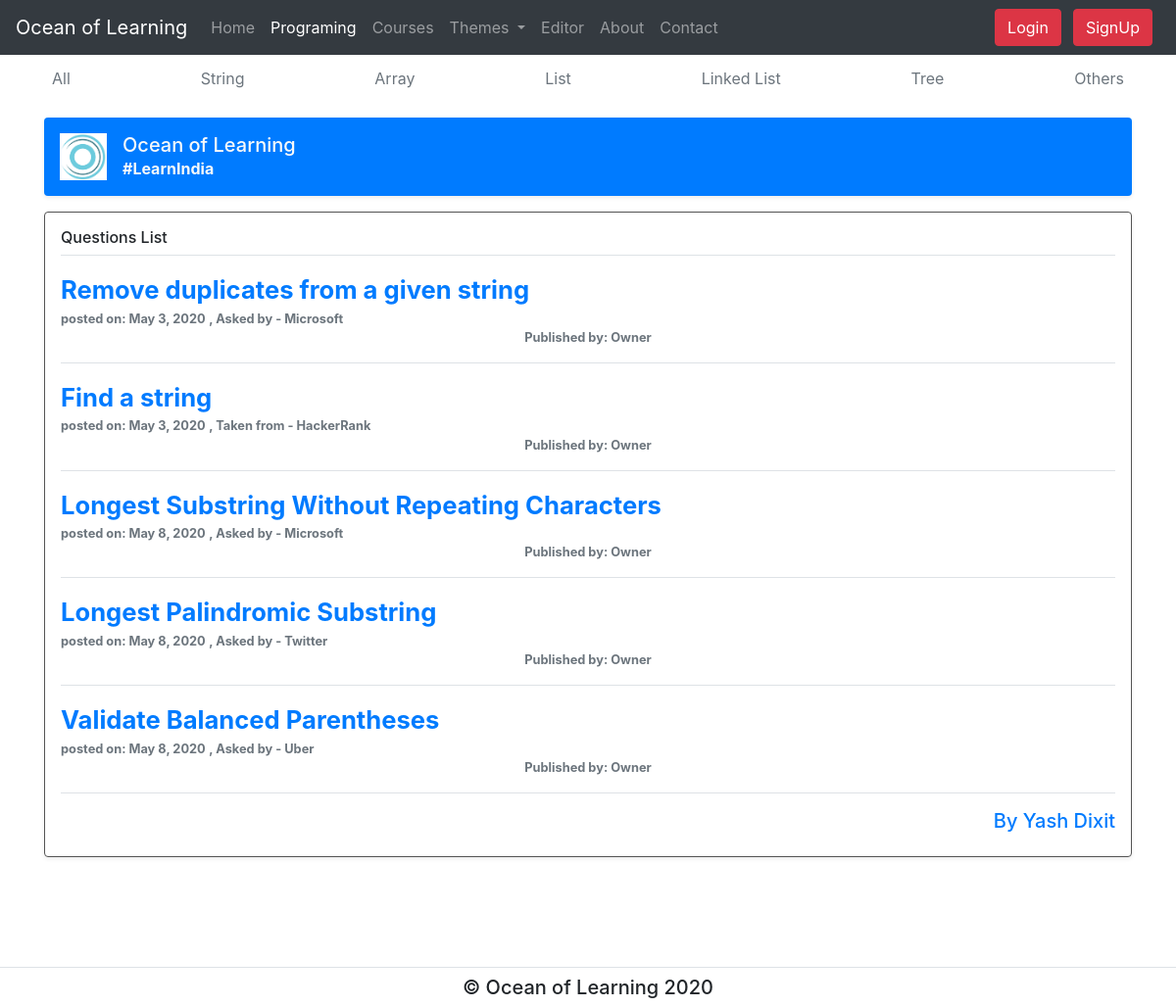
Page /programming/category/String on the committed database.
### programming/models.py (models this page shows, shortened)
class Program(models.Model):
    pro_id = models.AutoField(primary_key=True)
    name = models.CharField(max_length=50)
    category = models.CharField(choices=CATEGORY_CHOICES, max_length=20)
    description = models.TextField(max_length=10000)
    recommended = models.CharField(max_length=50)
    asked = models.CharField(max_length=50)
    answer = models.TextField(max_length=2000, default="")
    Input = models.TextField(max_length=1000)
    Output = models.TextField(max_length=1000)
    starting_point = models.TextField(max_length=500, default="")
    pub_date = models.DateField()
    slug = models.SlugField(blank=True, null=True)
    class Meta:
        verbose_name = 'Program'
        verbose_name_plural = 'Programs'

### programming/views.py (the view)
# urls.py: path('category/<str:category>', views.pro_category, name='pro_category'),
def pro_category(request, category):
    prog = Program.objects.all().filter(category=category)
    pro = {"program": prog}
    return render(request, 'programming/category.html', pro)

### programming/templates/programming/category.html (shortened to what this page needs)
{% extends 'learn/base.html' %}
{% block proactive %} active {% endblock proactive %}
{% block body %} {% load static %}
<div class="container">
  <div class="nav-scroller py-1 mb-2">
    <nav class="nav d-flex justify-content-between">
      <a class="p-2 text-muted" href="{%url 'programming:pro_list' %}">All</a>
      <a class="p-2 text-muted" href="{% url 'programming:pro_category' 'String' %}">String</a>
      <a class="p-2 text-muted" href="{% url 'programming:pro_category' 'Array' %}">Array</a>
      <a class="p-2 text-muted" href="{% url 'programming:pro_category' 'List' %}">List</a>
      <a class="p-2 text-muted" href="{% url 'programming:pro_category' 'Linked List' %}">Linked List</a>
      <a class="p-2 text-muted" href="{% url 'programming:pro_category' 'Tree' %}">Tree</a>
      <a class="p-2 text-muted" href="{% url 'programming:pro_category' 'Others' %}">Others</a>
    </nav>
  </div>
  <div class="d-flex align-items-center p-3 my-3 text-dark-50 bg-primary rounded shadow-sm">
    <img class="mr-3" src="{% static 'learn/logo.png'%}" alt="..." width="48" height="48" />
    <div class="lh-100">
      <h5 class="mb-0 text-light lh-100">Ocean of Learning</h5>
      <strong class="text-light">#LearnIndia</strong>
    </div>
  </div>
  <div class="my-3 p-3 brd rounded shadow-sm">
    <h6 class="border-bottom border-gray pb-2 mb-0">Questions List</h6>
    {% for i in program %}
    <div class="media text-muted pt-3">
      <p class="media-body pb-3 mb-0 small lh-125 border-bottom border-gray">
        <a class="text-primary sizz" href="{%url 'programming:program' i.slug %}">{{i.name}}</a>
        <br />
        <strong>posted on: {{i.pub_date}}</strong>
        <strong> , {{i.asked}}</strong>
        <strong class="d-block text-center">Published by: {{i.recommended}}</strong>
      </p>
    </div>
    {% endfor %}
    <small class="d-block text-right mt-3 text-primary">
      <h5>By Yash Dixit</h5>
    </small>
  </div>
</div>
{% endblock %}

### learn/static/learn/style.css (style rules this page uses)
.sizz { font-size: 2em; font-weight: bold; }

### learn/static/learn/style1.css (style rules this page uses)
.brd { border: 1px solid #545454; }

### rows in the picture
Program: name "Remove duplicates from a given string", pub_date "May 3, 2020", asked "Asked by - Microsoft", recommended "Owner"
Program: name "Find a string", pub_date "May 3, 2020", asked "Taken from - HackerRank", recommended "Owner"
Program: name "Longest Substring Without Repeating Characters", pub_date "May 8, 2020", asked "Asked by - Microsoft", recommended "Owner"
Program: name "Longest Palindromic Substring", pub_date "May 8, 2020", asked "Asked by - Twitter", recommended "Owner"
Program: name "Validate Balanced Parentheses", pub_date "May 8, 2020", asked "Asked by - Uber", recommended "Owner"
